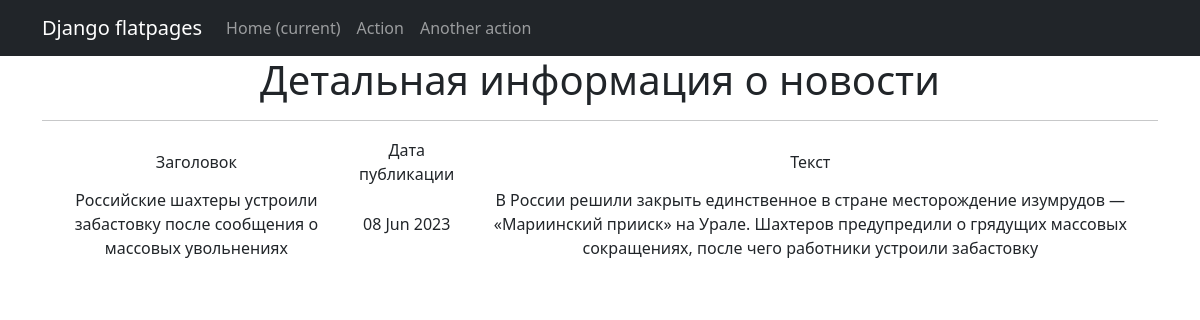
Screenshot of /news/3 with the database file from the repository.
### news/models.py (models this page shows, shortened)
class Post(models.Model):
    article = 'AR'
    news = 'NW'
    type_to_choice = [
        (article, 'Статья'),
        (news, 'Новости')
    ]
    author = models.ForeignKey(Author, on_delete=models.CASCADE)
    post_type = models.CharField(max_length=2, choices=type_to_choice, default='article')
    time_of_creation = models.DateTimeField(auto_now_add=True)
    categories = models.ManyToManyField(Category, through='PostCategory')
    title = models.CharField(max_length=255)
    text = models.TextField(default='none')
    post_rating = models.FloatField(default=0.0)

### news/views.py (the view)
# urls.py: path('<int:pk>', PostDetail.as_view(), name='post_detail'),
class PostDetail(DetailView):
    model = Post
    template_name = 'post_detail.html'
    context_object_name = 'post_detail'

### news/templatetags/custom_filters.py (called while the page is built)
@register.filter()
def censor(value):
    bad_words = ['грибок', 'бля', 'этим', 'блин']
    try:
        if not isinstance(value, str):
            raise CensorException('Цензурироваться может только строковой тип данных (str).')
        for word in bad_words:
            if word.lower() in bad_words:
                value = value.replace(word, f"{word[0]}{'*' * (len(word) - 1)}")
        return value
    except CensorException as e:
        print(e)

### templates/post_detail.html (shortened to what this page needs)
{% extends 'flatpages/default.html' %}
{% load custom_filters %}
{% block content %}
    <h1>Детальная информация о новости</h1>
    <hr>
    {% if post_detail %}
        <table>
            <tr>
                <td>Заголовок</td>
                <td>Дата публикации</td>
                <td>Текст</td>
            </tr>
            <tr>
                <td>{{ post_detail.title|censor }}</td>
                <td>{{ post_detail.time_of_creation|date:'d M Y' }}</td>
                <td>{{ post_detail.text|censor }}</td>
            </tr>
        </table>
    {% else %}
        <h2>Такой новости нет!</h2>
    {% endif %}
{% endblock content %}

### rows the page displays
Post: title|censor "Российские шахтеры устроили забастовку после сообщения о массовых увольнениях", time_of_creation "08 Jun 2023", text|censor "В России решили закрыть единственное в стране месторождение изумрудов — «Мариинский прииск» на Урале. Шахтеров предупредили о грядущих массовых сокращениях, после чего работники устроили забастовку"
